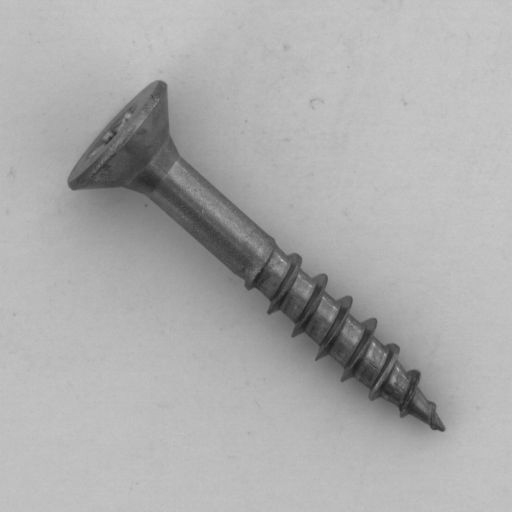
#> input picture screw/test/good/000.png, 1024 x 1024 px, given in place of screw, which was not available (shown at 1/2 size); the run also reads 1 picture not shown here
$ python -i masks.py   (imports and definitions only)
#> lines starting #> are read from the running program, lines starting #| are printed output that depends on the picture; after the words box and inside, x2 and y2 are one past the last pixel; in counts of white or black regions, pixels touching at a corner belong together
### src/paths.py
"""All project paths in one place.

Every other file does `from src.paths import DATA_DIR, FIGURES, ...`
instead of typing a path. ROOT is found from this file's own location,
so the code works on any computer and with spaces in the folder name.
"""
from pathlib import Path

# This file is <ROOT>/src/paths.py, so ROOT is two levels up.
ROOT = Path(__file__).resolve().parent.parent

# Dataset (READ-ONLY: we never write into it).
DATA_DIR = ROOT / "screw"

# Everything we produce goes under outputs/.
OUTPUTS = ROOT / "outputs"
FIGURES = OUTPUTS / "figures"          # small .png plots, committed
RESULTS = OUTPUTS / "results"          # small .csv/.json files, committed
CHECKPOINTS = OUTPUTS / "checkpoints"  # model weights, big arrays, git-ignored

# Create the output folders once, when this module is first imported.
for folder in (FIGURES, RESULTS, CHECKPOINTS):
    folder.mkdir(parents=True, exist_ok=True)


def category_dirs(category):
    """Data folder and output folders of one MVTec category (v2).

    screw keeps exactly the v1 folders. Any other category gets its own folders,
    so it can never overwrite a v1 file: outputs/<category>/results, .../figures and
    outputs/checkpoints/<category> (already git-ignored). Nothing is created here.
    """
    if category == "screw":
        return {"data": DATA_DIR, "results": RESULTS, "figures": FIGURES, "checkpoints": CHECKPOINTS}
    return {"data": ROOT / category, "results": OUTPUTS / category / "results",
            "figures": OUTPUTS / category / "figures", "checkpoints": CHECKPOINTS / category}


# [7 lines that do not run on import are left out]

### src/synthetic.py
"""Synthetic defects on the 40 VALIDATION screws (v2, phase 2).

  make_synthetic(files)   -> images N x 256 x 256, masks N x 256 x 256, parameter table
  screw_region(img)       the screw (foreground) of one 1024 px image
  load_clean(files)       the same files through the same 1024 -> 256 pipeline, no defect

Every rule and range below is fixed in decisions.md (v2, Phase 2) before anything was
scored. Defects are drawn at the original 1024 px and then resized exactly like
data.load_image / data.load_mask, so the models see them like a real photo.
Nothing is stored: the same seed always gives the same 160 images.
"""
import numpy as np
import pandas as pd
from PIL import Image
from scipy import ndimage as ndi

from src.data import DATA_DIR, IMG_SIZE

SEED = 42
TYPES = ["scratch", "spot", "cutpaste", "thread_smear"]
FG_DELTA = 0.30             # screw = darker than median grey - 0.30
EDGE = 12                   # defect centre at least 12 px inside the screw
THREAD_T = (0.55, 0.95)     # threaded part along the axis (0 = head, 1 = tip)
AREA = (0.001, 0.01)        # mask area at 256 px, share of the image (from the EDA)
MIN_CHANGE = 0.03           # largest grey change inside the 256 px mask
MAX_DRAWS = 500


# ---- 1024 <-> 256, exactly like src/data.py -------------------------------------------
def _load_1024(rel_path):
    return np.asarray(Image.open(DATA_DIR / rel_path).convert("L"), dtype=np.float32) / 255.0


# [5 lines left out: function _resize, not called in this run]


def _to_256(img01):
    """float 1024 px in [0, 1] -> 8 bit -> PIL bilinear to 256 -> float, like load_image."""
    return _resize(img01, IMG_SIZE)


# [4 lines left out: function _mask_to_256, not called in this run]


def load_clean(files):
    """The validation images through this pipeline without a defect (must equal load_images)."""
    return np.stack([_to_256(_load_1024(f)) for f in files])


# ---- where the screw is ---------------------------------------------------------------
def screw_region(img):
    """Screw pixels of a 1024 px image: darker than median - 0.30, cleaned, largest region."""
    fg = img < np.median(img) - FG_DELTA
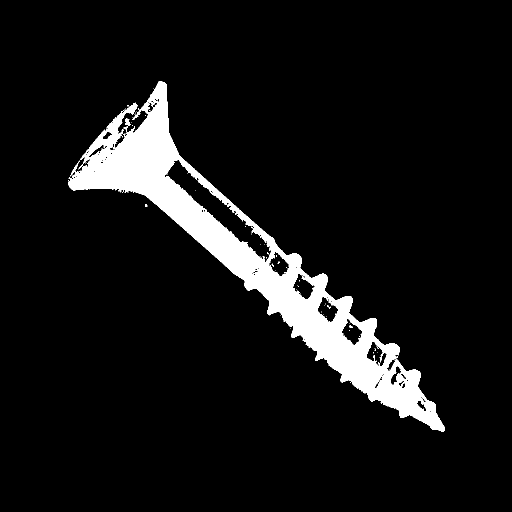
#> fg: shape (1024, 1024) bool (shown at 1/2 size); 7.8% white; 66 white regions (63 under 20 px), largest, box (x1, y1, x2, y2) and area: (136, 162, 890, 863) 81984, (698, 651, 706, 656) 23, (290, 408, 295, 414) 22
    fg = ndi.binary_closing(fg, iterations=6)
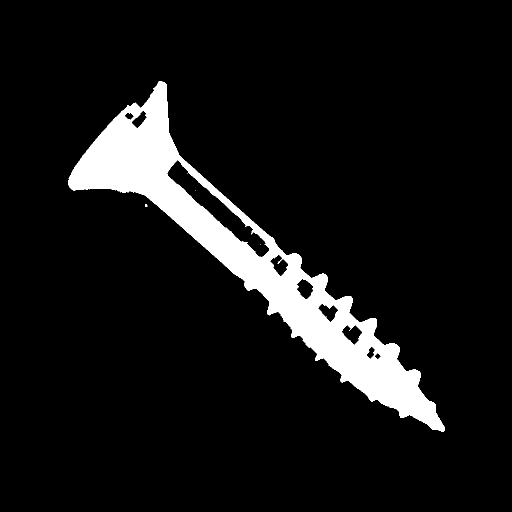
#> fg: shape (1024, 1024) bool (shown at 1/2 size); 8.5% white; 4 white regions (2 under 20 px), largest, box (x1, y1, x2, y2) and area: (136, 162, 890, 863) 88689, (290, 408, 295, 414) 22
    fg = ndi.binary_opening(fg, iterations=3)
#> fg: shape (1024, 1024) bool; 8.4% white; 1 white region, box (x1, y1, x2, y2) and area: (136, 162, 890, 863) 88551
    lab, n = ndi.label(fg)
#> n = 1
    fg = lab == 1 + int(np.argmax(ndi.sum(fg, lab, range(1, n + 1))))
    return ndi.binary_fill_holes(fg)
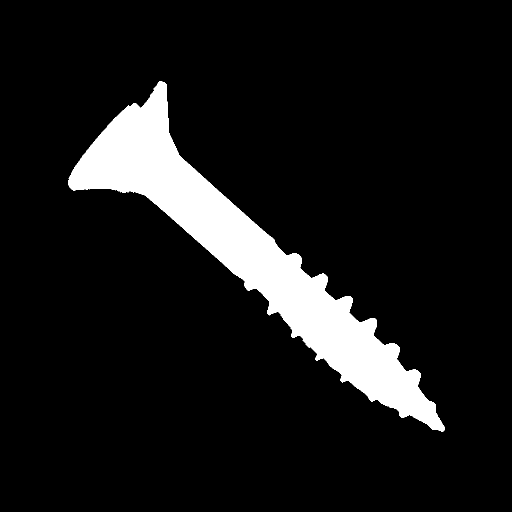
#> returned value: shape (1024, 1024) bool (shown at 1/2 size); 9.6% white; 1 white region, box (x1, y1, x2, y2) and area: (136, 162, 890, 863) 101070


# [88 lines left out: functions axis_position, _pick, _ellipse_r, _scratch, _spot, _cutpaste and 1 more, not called in this run]


MAKERS = {"scratch": _scratch, "spot": _spot, "cutpaste": _cutpaste, "thread_smear": _thread_smear}


# ---- all 160 ----------------------------------------------------------------------------
# [63 lines left out: functions make_one, make_synthetic, not called in this run]


# [9 lines that do not run on import are left out]

### src/categories.py
"""Per-category settings (v2, phase 3a).

One entry per MVTec AD category. Every value was decided by reasoning, before any
model was run on the category, never from scores; the reasons are in decisions.md
(v2, Phase 3a). screw reproduces v1 exactly.

  get_category(name)            the settings + folders of one category (clear error if unknown)
  require_background_mask(name) stops if a background mask is not allowed for the category
"""
from src.paths import category_dirs

CATEGORIES = {
    "screw": {
        "color": "L",                     # greyscale, as in v1
        "n_val": 40,
        "ae_augment": "rot_flip",         # v1: random rotation 0-360 deg + flips
        "background_mask_allowed": True,  # plain background; a rotated screw is still good
        "target_brightness": 0.72,        # v1: mean grey value of the 280 train images
        "defect_types": ["manipulated_front", "scratch_head", "scratch_neck",
                         "thread_side", "thread_top"],
        "split_ready": True,              # outputs/results/split.json exists since v1
    },
    "transistor": {
        "color": "RGB",                   # case and leads differ in colour
        "n_val": 40,                      # 173 train / 40 val of 213 good images (seed 42)
        "ae_augment": "none",             # a rotated / shifted transistor is itself a defect
        "background_mask_allowed": False, # a missing / misplaced part shows on the background
        "target_brightness": None,        # set from its 173 train images when the split is made
        "defect_types": ["bent_lead", "cut_lead", "damaged_case", "misplaced"],
        "split_ready": True,              # phase 4a: outputs/transistor/results/split.json
    },
}


def get_category(name):
    """Settings of one category plus its folders (data, results, figures, checkpoints, split_file)."""
    if name not in CATEGORIES:
        raise ValueError(f"unknown category {name!r}; known: {', '.join(CATEGORIES)}")
    dirs = category_dirs(name)
    return {"name": name, **CATEGORIES[name], **dirs,
            "channels": 3 if CATEGORIES[name]["color"] == "RGB" else 1,
            "split_file": dirs["results"] / "split.json"}


def require_background_mask(name):
    """Call before using any background mask: stops for categories where it could hide defects."""
    if not get_category(name)["background_mask_allowed"]:
        raise ValueError(f"a background mask is not allowed for {name!r} "
                         "(it could hide missing or misplaced parts, see decisions.md v2 Phase 3a)")


# [7 lines that do not run on import are left out]

### src/masks.py
"""Background mask (v2, phase 3b): keep only the object and a margin around it.

  object_mask_1024(img)          dilated screw region of one 1024 px image (bool 1024 x 1024)
  background_masks(files, size)  the masks of several image files, resized to `size`
  mask_to_size(mask, size)       1024 px mask -> size x size (nearest-neighbour, like load_mask)
  apply_mask(maps, masks)        heat-map outside the mask -> that heat-map's minimum

Rules fixed in decisions.md (v2, Phase 3b): the screw rule of src/synthetic.py at 1024 px,
then every pixel within Euclidean distance 32 px of the screw (8 px at 256). Computed from
each image itself, no label. Only for categories that allow it (src/categories.py).
"""
import numpy as np
from PIL import Image
from scipy.ndimage import distance_transform_edt

from src.categories import get_category, require_background_mask
from src.data import IMG_SIZE

DILATE = 32                 # px at 1024


def object_mask_1024(img, category="screw"):
    """img: float 1024 x 1024 in [0, 1] -> bool mask: screw region + 32 px (Euclidean)."""
    require_background_mask(category)
    from src.synthetic import screw_region
    return distance_transform_edt(~screw_region(img)) <= DILATE
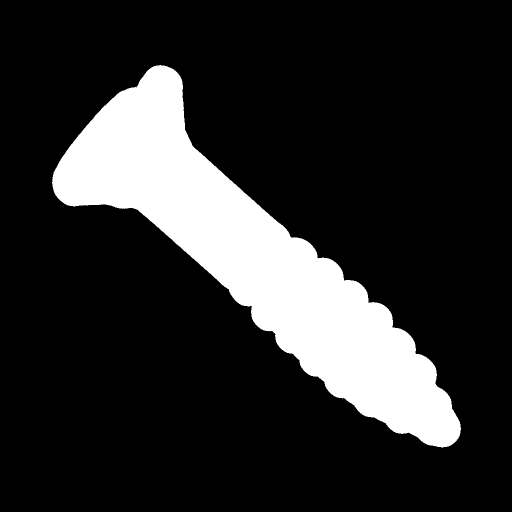
#> returned value: shape (1024, 1024) bool (shown at 1/2 size); 17.1% white; 1 white region, box (x1, y1, x2, y2) and area: (104, 130, 922, 895) 179212


def mask_to_size(mask, size=IMG_SIZE):
    """bool 1024 px -> bool size x size with nearest-neighbour, like data.load_mask."""
#> called with size = 256
    m = Image.fromarray(mask.astype(np.uint8) * 255).resize((size, size), Image.Resampling.NEAREST)
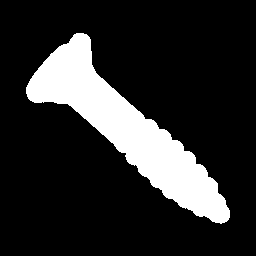
#> m: PIL image 256x256 L; 17.1% white; 1 white region, box (x1, y1, x2, y2) and area: (26, 33, 230, 224) 11192
    return np.asarray(m) > 127


def background_masks(rel_paths, size=IMG_SIZE, category="screw"):
    """The background masks of image files (paths relative to the category's data folder)."""
    require_background_mask(category)
    data = get_category(category)["data"]
    out = []
    for f in rel_paths:
#> (the run stopped early here; a loop or call above may not have finished)
